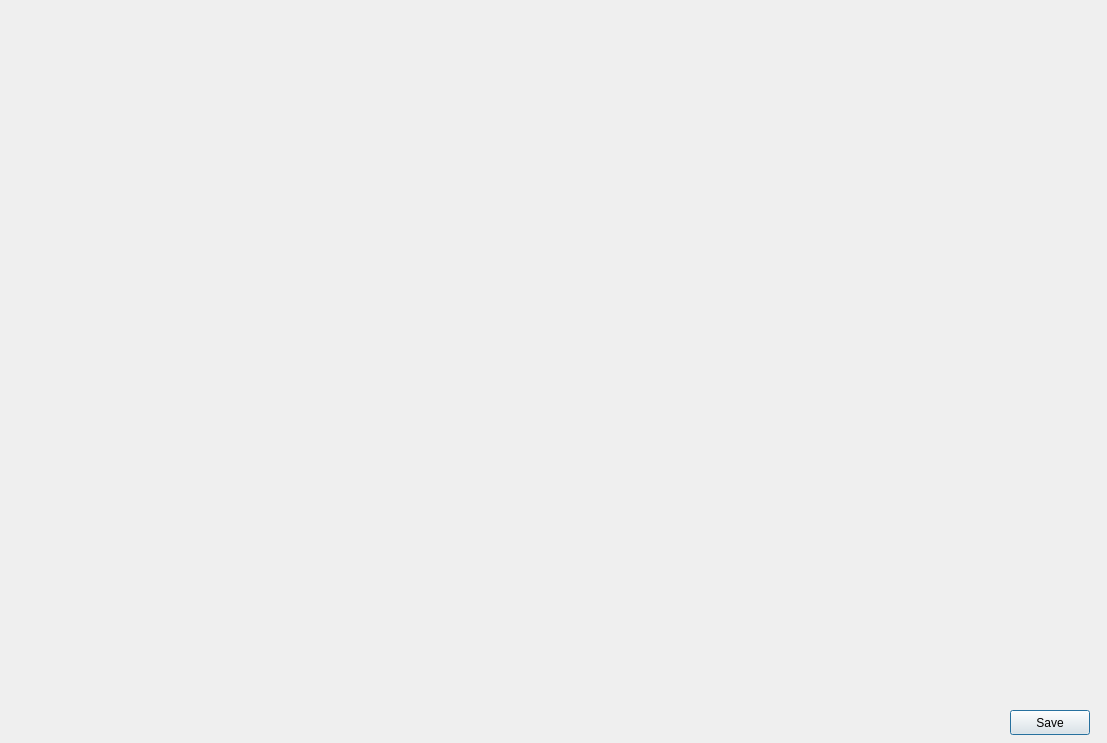
<?xml version="1.0" encoding="UTF-8"?>
<ui version="4.0">
 <class>powerLaw3DDialog</class>
 <widget class="QDialog" name="powerLaw3DDialog">
  <property name="geometry">
   <rect>
    <x>0</x>
    <y>0</y>
    <width>1107</width>
    <height>743</height>
   </rect>
  </property>
  <property name="windowTitle">
   <string>Results about the 1/6 power law</string>
  </property>
  <widget class="QPushButton" name="pushButton_save">
   <property name="geometry">
    <rect>
     <x>1010</x>
     <y>710</y>
     <width>80</width>
     <height>25</height>
    </rect>
   </property>
   <property name="text">
    <string>Save</string>
   </property>
  </widget>
  <widget class="QWidget" name="layoutWidget">
   <property name="geometry">
    <rect>
     <x>21</x>
     <y>21</y>
     <width>1071</width>
     <height>671</height>
    </rect>
   </property>
   <layout class="QVBoxLayout" name="verticalLayout">
    <item>
     <layout class="QHBoxLayout" name="horizontalLayout">
      <item>
       <widget class="QCustomPlot" name="plot_curvature" native="true"/>
      </item>
      <item>
       <widget class="QCustomPlot" name="plot_vel" native="true"/>
      </item>
      <item>
       <widget class="QCustomPlot" name="plot_torsion" native="true"/>
      </item>
     </layout>
    </item>
    <item>
     <layout class="QHBoxLayout" name="horizontalLayout_2">
      <item>
       <widget class="QCustomPlot" name="plot_16" native="true"/>
      </item>
      <item>
       <widget class="QCustomPlot" name="plot_acc" native="true"/>
      </item>
     </layout>
    </item>
   </layout>
  </widget>
 </widget>
 <customwidgets>
  <customwidget>
   <class>QCustomPlot</class>
   <extends>QWidget</extends>
   <header>qcustomplot.h</header>
   <container>1</container>
  </customwidget>
 </customwidgets>
 <resources/>
 <connections/>
</ui>
